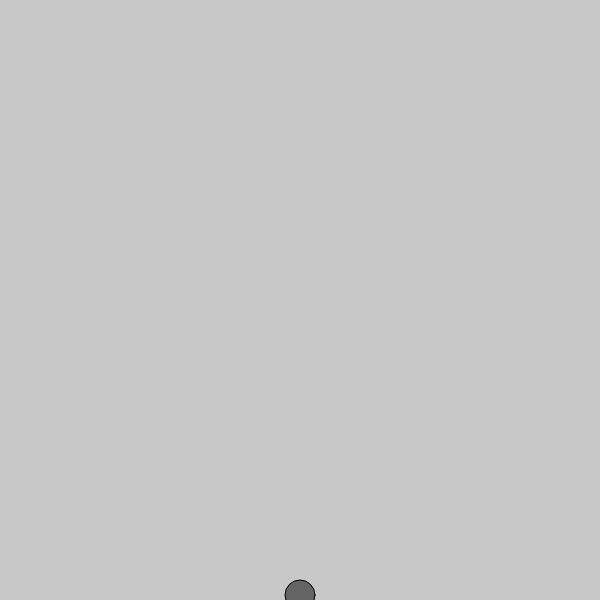
Frame 1 (no input)
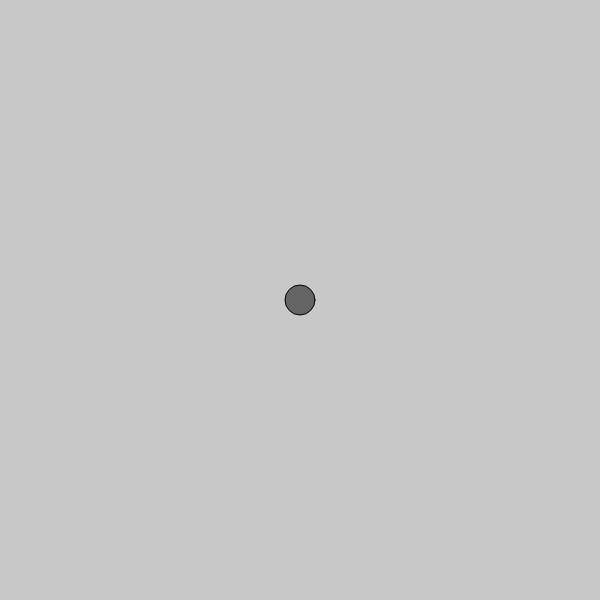
Frame 60 (no input)
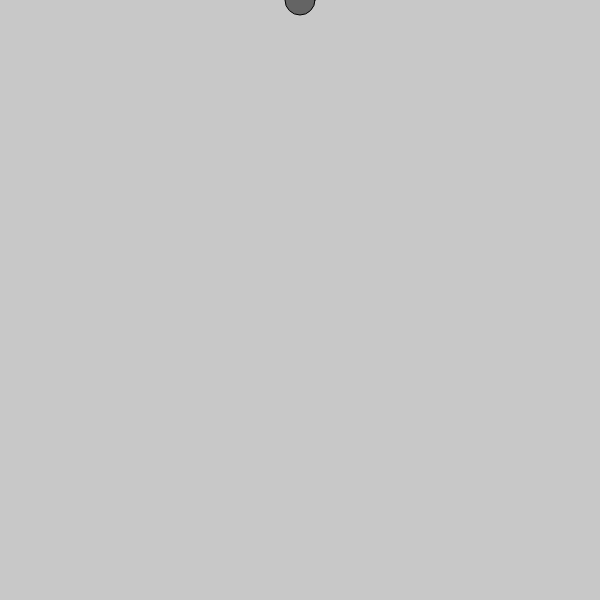
Frame 120 (the mouse pressed at the canvas centre since frame 60)

The p5.js sketch that drew these frames (run headless with seeded random() and noise() and a simulated clock; from frame 60 on, the mouse is pressed at the canvas centre):

// p5.js sketch
// ── sketch.js


var counter;

function setup(){
	createCanvas (600,600);
	counter = height;
	fill(100);
}

	function draw(){
		background(200);

		counter = counter - 5;
		console.log(counter);
		ellipse(width/2, counter, 30,30);

		if ( counter < 0){
			counter = height;
		}
	}
